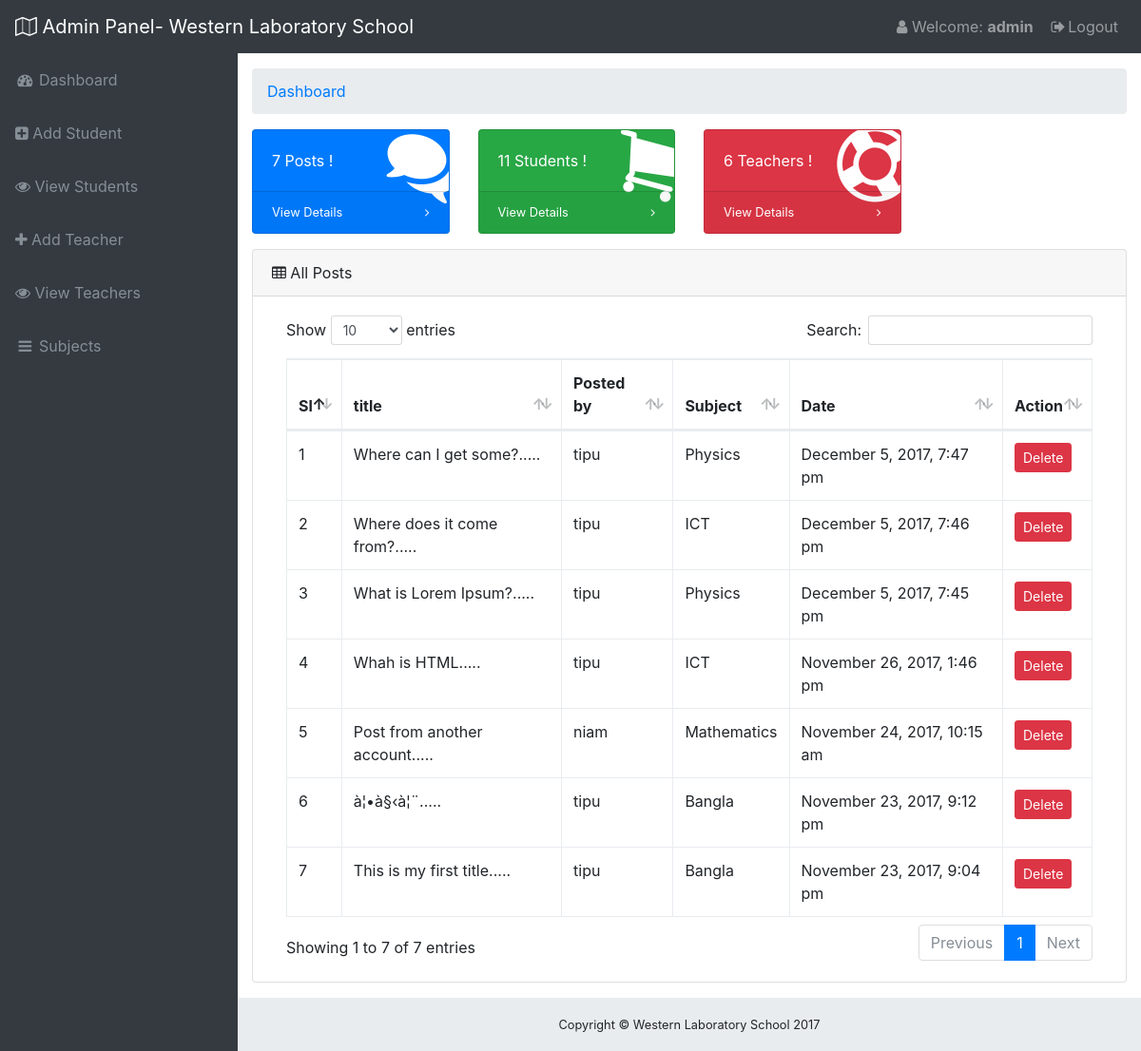
/admin/index.php (signed in), run on the app's committed database.
### tables this page shows
CREATE TABLE `tbl_post` (
  `id` int(11) NOT NULL,
  `title` varchar(255) NOT NULL,
  `description` text NOT NULL,
  `user_id` int(4) NOT NULL,
  `sub_id` int(4) NOT NULL,
  `pdate` timestamp NOT NULL DEFAULT CURRENT_TIMESTAMP,
  `image` varchar(255) NOT NULL
);

CREATE TABLE `tbl_student` (
  `id` int(11) NOT NULL,
  `name` varchar(50) NOT NULL,
  `username` varchar(50) NOT NULL,
  `password` varchar(32) NOT NULL,
  `class` int(11) NOT NULL,
  `phone` varchar(30) NOT NULL
);

CREATE TABLE `tbl_subject` (
  `id` int(11) NOT NULL,
  `name` varchar(30) NOT NULL
);

### libs/Database.php (called while the page is built, shortened)
<?php
Class Database{
	public $host   = DB_HOST;
	public $user   = DB_USER;
	public $pass   = DB_PASS;
	public $dbname = DB_NAME;
	public $link;
	private function connectDB(){
	$this->link = new mysqli($this->host, $this->user, $this->pass, $this->dbname);
 }
	public function select($query){
		$result = $this->link->query($query) or die($this->link->error.__LINE__);
		if($result->num_rows > 0){
			return $result;
		} else {
			return false;
		}
	}
}

### classes/PostComment.php (called while the page is built, shortened)
<?php
    include_once ("/../libs/Database.php");
    include_once ("/../helpers/Format.php");
Class PostComment{
	private $db;
	public function __construct(){
		$this->db = new Database();
	}
	public function getTotalPostRows(){
		$sql = "SELECT * FROM tbl_post ORDER BY id DESC";
		$result = $this->db->select($sql);
		return $result;
	}
}
?>

### classes/Adminobls.php (called while the page is built, shortened)
<?php
    include_once ("/../libs/Database.php");
    include_once ("/../helpers/Format.php");
Class Adminobls{
	private $db;
	public function __construct(){
		$this->db = new Database();
	}
	public function getAllPost(){
		$sql = "SELECT tbl_post.*, tbl_student.username,tbl_subject.name
				FROM tbl_post
				INNER JOIN tbl_student
				ON tbl_post.user_id = tbl_student.id
				INNER JOIN tbl_subject
				ON tbl_post.sub_id = tbl_subject.id
				ORDER BY tbl_post.id DESC";
		$result = $this->db->select($sql);
		if ($result) {
			return $result;
		}else{
			$msg = "<span class='error'>No Posts found !.</span>";
			return $msg;
		}
	}
	public function getTotalStudentRows(){
		$sql = "SELECT * FROM tbl_student ORDER BY id DESC";
		$result = $this->db->select($sql);
		return $result;
	}
	public function getTotalTeacherRows(){
		$sql = "SELECT * FROM tbl_teacher ORDER BY id DESC";
		$result = $this->db->select($sql);
		return $result;
	}
	}
?>

### helpers/Format.php (called while the page is built, shortened)
<?php
class Format{
	public function formatDate($date){
		return date('F j, Y, g:i a', strtotime($date));
	}
	public function textShorten($text, $limit = 400){
		$text = $text. " ";
		$text = substr($text, 0, $limit);
		$text = substr($text, 0, strrpos($text, ' '));
		$text = $text.".....";
		return $text;
	}
}
?>

### admin/index.php (the view, shortened to what this page needs)
<?php
include_once "admin_header.php";
?>
    <div class="container-fluid">
      <ol class="breadcrumb">
        <li class="breadcrumb-item">
          <a href="#">Dashboard</a>
        </li>
      </ol>
      <div class="row">
        <div class="col-xl-3 col-sm-6 mb-3">
          <div class="card text-white bg-primary o-hidden h-100">
            <div class="card-body">
              <div class="card-body-icon">
                <i class="fa fa-fw fa-comments"></i>
              </div>
              <?php
                $getallpost = $pc->getTotalPostRows();
                $allpost = $getallpost->num_rows;
              ?>
              <div class="mr-5"><?php echo $allpost;?> Posts !</div>
            </div>
            <a href="index.php" class="card-footer text-white clearfix small z-1" href="#">
              <span class="float-left">View Details</span>
              <span class="float-right">
                <i class="fa fa-angle-right"></i>
              </span>
            </a>
          </div>
        </div>
        <div class="col-xl-3 col-sm-6 mb-3">
          <div class="card text-white bg-success o-hidden h-100">
            <div class="card-body">
              <div class="card-body-icon">
                <i class="fa fa-fw fa-shopping-cart"></i>
              </div>
              <?php
                $getstd = $ad->getTotalStudentRows();
                $allstd = $getstd->num_rows;
              ?>
              <div class="mr-5"><?php echo $allstd; ?> Students !</div>
            </div>
            <a href="viewstudent.php" class="card-footer text-white clearfix small z-1" href="#">
              <span class="float-left">View Details</span>
              <span class="float-right">
                <i class="fa fa-angle-right"></i>
              </span>
            </a>
          </div>
        </div>
        <div class="col-xl-3 col-sm-6 mb-3">
          <div class="card text-white bg-danger o-hidden h-100">
            <div class="card-body">
              <div class="card-body-icon">
                <i class="fa fa-fw fa-support"></i>
              </div>
               <?php
                $gettch = $ad->getTotalTeacherRows();
                $alltch = $gettch->num_rows;
              ?>
              <div class="mr-5"><?php echo $alltch; ?> Teachers !</div>
            </div>
            <a href="viewteacher.php" class="card-footer text-white clearfix small z-1" href="#">
              <span class="float-left">View Details</span>
              <span class="float-right">
                <i class="fa fa-angle-right"></i>
              </span>
            </a>
          </div>
        </div>
      </div>
      <div class="card mb-3">
        <div class="card-header">
          <i class="fa fa-table"></i> All Posts</div>
        <div class="card-body">
          <div class="table-responsive">
            <table class="table table-bordered" id="dataTable" width="100%" cellspacing="0">
              <thead>
                <tr>
                  <th>Sl</th>
                  <th>title</th>
                  <th>Posted by</th>
                  <th>Subject</th>
                  <th>Date</th>
                  <th>Action</th>
                </tr>
              </thead>
              <tbody>
                <?php
                    $i=0;
                    $posts = $ad->getAllPost();
                    while ($row = $posts->fetch_assoc()) {
                      $i++;
                ?>
                <tr>
                  <td><?php echo $i;?></td>
                  <td><?php echo $fm->textShorten($row['title'],50);?></td>
                  <td><?php echo $row['username'];?></td>
                  <td><?php echo $row['name'];?></td>
                  <td><?php echo $fm->formatDate($row['pdate']);?></td>
                  <td><a href="?delpage=<?php echo $row['id'];?>" class="btn btn-danger btn-sm">Delete</a></td>
                </tr>
                <?php } ?>
              </tbody>
            </table>
          </div>
        </div>
      </div>
    </div>
<?php
include_once "admin_footer.php";
?>

### admin/css/sb-admin.css (style rules this page uses)
html { position: relative; min-height: 100%; }
body { overflow-x: hidden; }
body.sticky-footer { margin-bottom: 56px; }
body.fixed-nav { padding-top: 56px; }
.o-hidden { overflow: hidden !important; }
.z-1 { z-index: 1; }
.card-body-icon { position: absolute; z-index: 0; top: -25px; right: -25px; font-size: 5rem; -webkit-transform: rotate(15deg); -ms-transform: rotate(15deg); transform: rotate(15deg); }

### data on the page
tbl_post: title "Where can I get some?.....", tbl_student.username "tipu", tbl_subject.name "Physics", pdate "December 5, 2017, 7:47 pm"
tbl_post: title "Where does it come from?.....", tbl_student.username "tipu", tbl_subject.name "ICT", pdate "December 5, 2017, 7:46 pm"
tbl_post: title "What is Lorem Ipsum?.....", tbl_student.username "tipu", tbl_subject.name "Physics", pdate "December 5, 2017, 7:45 pm"
tbl_post: title "Whah is HTML.....", tbl_student.username "tipu", tbl_subject.name "ICT", pdate "November 26, 2017, 1:46 pm"
tbl_post: title "Post from another account.....", tbl_student.username "niam", tbl_subject.name "Mathematics", pdate "November 24, 2017, 10:15 am"
tbl_post: title "à¦•à§‹à¦¨.....", tbl_student.username "tipu", tbl_subject.name "Bangla", pdate "November 23, 2017, 9:12 pm"
tbl_post: title "This is my first title.....", tbl_student.username "tipu", tbl_subject.name "Bangla", pdate "November 23, 2017, 9:04 pm"

### other printed values
Session::get('username') "admin"
$allpost "7"
$allstd "11"
$alltch "6"
